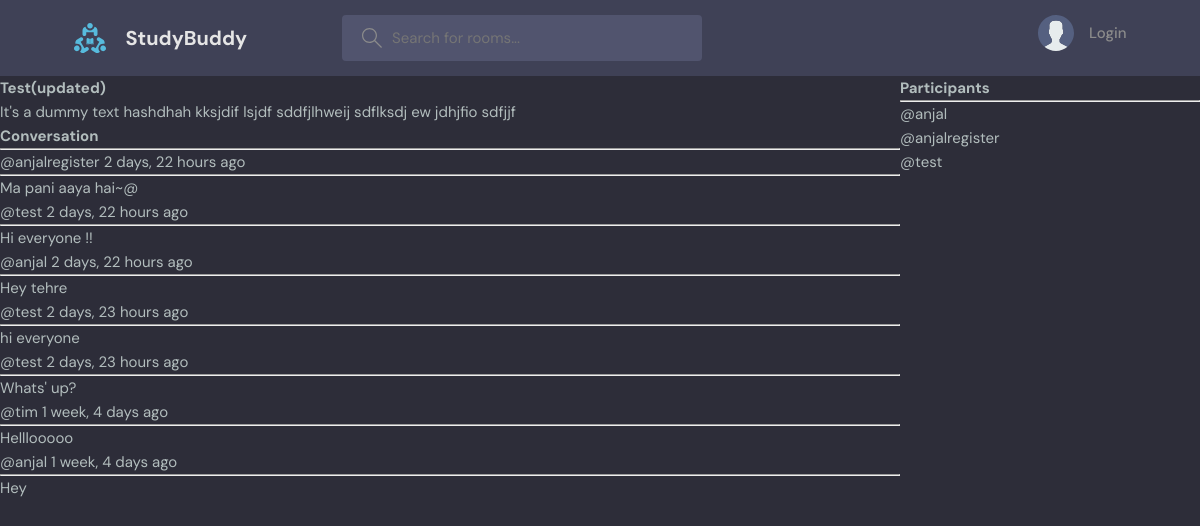
Page /room/1 on the earlier database version.
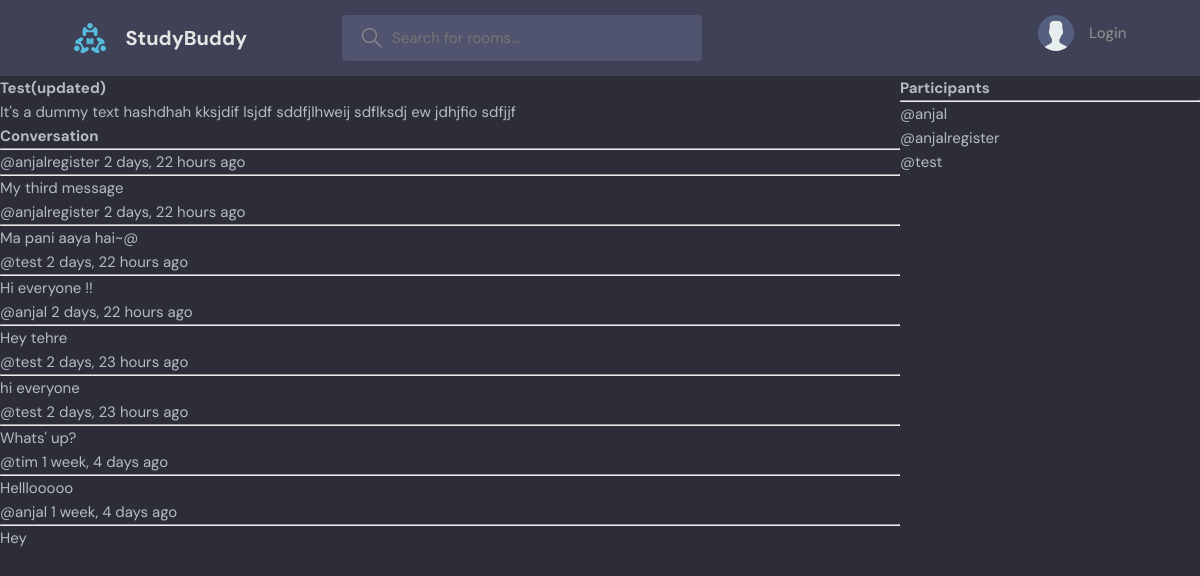
Same page on the later database version.
### base/models.py (models this page shows, shortened)
class Message(models.Model):
    user = models.ForeignKey(User, on_delete=models.CASCADE)
    room = models.ForeignKey(Room, on_delete=models.CASCADE)
    body = models.TextField()
    updated = models.DateTimeField(auto_now=True)
    created = models.DateTimeField(auto_now_add=True)
    class Meta:
        ordering = ['-updated', 'created']

### base/views.py (the view, shortened to what this page needs)
# urls.py: path('room/<str:pk>', views.room, name='room'),
def room(request, pk):
    room = Room.objects.get(id=pk)
    room_messages = room.message_set.all().order_by('-created')
    participants = room.participants.all()
    context = {'room': room, 'room_messages':room_messages, 'participants':  participants}
    return render(request, 'base/room.html', context)

### base/templates/base/room.html (shortened to what this page needs)
{% extends 'main.html' %} {% block content %}
<div class="room-container">
  <div>
    <h1>{{room.name}}</h1>
    <p>{{room.description}}</p>
    <div class="comment-wrapper">
      <h3>Conversation</h3>
      <hr />
      {% for message in room_messages %}
      <div>
        <small>@{{message.user}} {{message.created|timesince}} ago </small>
        <hr />
        <p>{{message.body}}</p>
      </div>
      {% endfor %}
    </div>
  </div>
  <div>
    <h3>Participants</h3>
    <hr />
    {% for user in participants %}
    <div>
      <p>@{{user.username}}</p>
    </div>
    {% endfor %}
  </div>
</div>
{% endblock content %}

Differences in the rows shown:
added Message: user "anjalregister", created "2 days, 22 hours", body "My third message"
